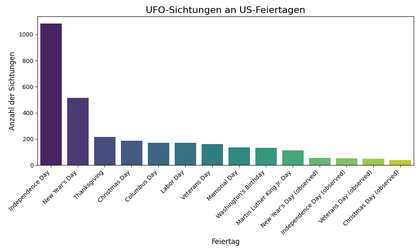
#> input picture Laura/grafiken/feiertage_us.png, 420 x 252 px, shrunk from 1000 x 600 before the run, found by its file name
$ python png_zieher.py
#> lines starting #> are read from the running program, lines starting #| are printed output that depends on the picture
import os
from PIL import Image
import matplotlib.pyplot as plt #für die Darstellung aller Bilder in einem Panel


def erstelle_zusammenfassung(ordner_pfad, ausgabe_dateiname="zusammenfassung.png"):
    """
    Erstellt eine Zusammenfassungs-Grafik aus allen PNG-Bildern in einem Ordner.

    :param ordner_pfad: Pfad zum Ordner mit den Bildern
    :param ausgabe_dateiname: Name der Ausgabedatei (Standard: "zusammenfassung.png")
    """
#> called with ordner_pfad = 'functions/grafiken', ausgabe_dateiname = 'zusammenfassung.png'
    # Alle Bilder in eine Liste (Suche nach ".png")
    grafiken_liste = [f for f in os.listdir(ordner_pfad) if f.endswith('.png')]

    # Anzahl der Bilder berechnen
    anzahl_bilder = len(grafiken_liste)

    # Rastergröße berechnen (ca. Quadrat zur Orientierung)
    spalten = int(anzahl_bilder**0.5)  # Wurzel aus der Anzahl der Bilder
    zeilen = (anzahl_bilder // spalten) + (1 if anzahl_bilder % spalten != 0 else 0)  # Ganzzahlige Division + Rest

    # Panel erstellen
    fig, axes = plt.subplots(zeilen, spalten, figsize=(20, 20))
    fig.suptitle("Zusammenfassung", fontsize=16)

    # Bilder in den Subplots anzeigen
    for i, datei in enumerate(grafiken_liste):
        # Bild laden
        bild_pfad = os.path.join(ordner_pfad, datei)
        bild = Image.open(bild_pfad)
#> bild is the input picture: PIL image 420x252 RGBA; mean R, G, B, A 234.6, 235.5, 237.9, 255

        # Subplot auswählen
        if zeilen > 1:
            ax = axes[i // spalten][i % spalten]
        else:
            ax = axes[i % spalten]

        # Bild im Subplot anzeigen
        ax.imshow(bild)
        ax.axis('off')  # Achsen ausblenden

    # Leere Subplots ausblenden
    for i in range(anzahl_bilder, zeilen * spalten):
        if zeilen > 1:
            ax = axes[i // spalten][i % spalten]
        else:
            ax = axes[i % spalten]
        ax.axis('off')
#> this loop made 0 passes

    # Layout anpassen und Grafik speichern
    plt.tight_layout()
    plt.savefig(os.path.join(ordner_pfad, ausgabe_dateiname))
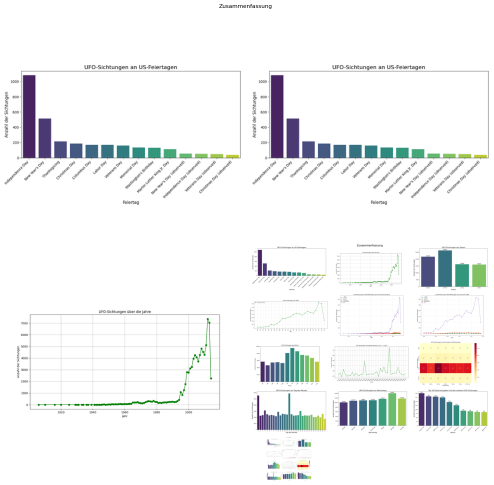
#> figure drawn by matplotlib, 4 panels
    plt.close()  # Schließe das Figure-Objekt, um Speicher freizugeben


# Beispielaufruf der Funktion
grafiken_ordner = os.path.join(os.path.dirname(__file__), 'grafiken')
erstelle_zusammenfassung(grafiken_ordner)


#### ORIGINALCODE #####
"""
# Pfad zum Ordner "grafiken" relativ zum aktuellen Skript
grafiken_ordner = os.path.join(os.path.dirname(__file__), 'grafiken')

# alle Bilder in eine Liste (Suche nach ".png")
grafiken_liste= [f for f in os.listdir(grafiken_ordner) if f.endswith('.png')]

# Anzahl der Bilder berechnen
anzahl_bilder = len(grafiken_liste)

# Rastergröße berechnen (ca. Quadrat zur Orientierung)
spalten = int(anzahl_bilder**0.5)  # Wurzel aus der Anzahl der Bilder
zeilen = (anzahl_bilder // spalten) + (1 if anzahl_bilder % spalten != 0 else 0) #ganzzahlige Division + Rest

# Panel erstellen
fig, axes = plt.subplots(zeilen, spalten, figsize=(20, 20
))
fig.suptitle("Zusammenfassung", fontsize=16)

# Bilder in den Subplots anzeigen
for i, datei in enumerate(grafiken_liste):
    # Bild laden
    bild_pfad = os.path.join(grafiken_ordner, datei)
    bild = Image.open(bild_pfad)

    # Subplot auswählen
    ax = axes[i // spalten][i % spalten] if zeilen > 1 else axes[i % spalten]

    # Bild im Subplot anzeigen
    ax.imshow(bild)
    ax.axis('off')  # Achsen ausblenden

# Leere Subplots ausblenden
for i in range(anzahl_bilder, zeilen * spalten):
    ax = axes[i // spalten][i % spalten] if zeilen > 1 else axes[i % spalten]
    ax.axis('off')

# Layout anpassen und Grafik anzeigen
plt.tight_layout()
#plt.show()
plt.savefig(os.path.join(grafiken_ordner, "zusammenfassung"))"""
